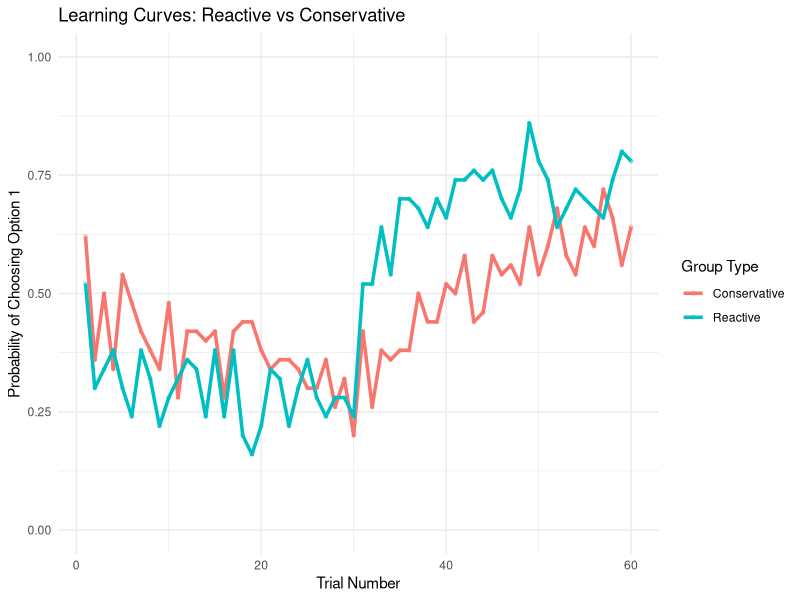

Here is the R script that generated this plot:
## ---- chunk 1
knitr::opts_chunk$set(echo = TRUE)
#Loading all relevant libraries
library(ggplot2)
library(dplyr)
#Loading the data from the csv 
data <- read.csv("LearningData.csv")
## ---- chunk 2
head(data) # A check that everything was loaded currectly

# Cluster all the data by groups(Conservative / Reactive) and trials (1-60), then calculate their mean - when we use 0/1 - the mean is also the probability to choose option 1
learning_curve_data <- data %>%
  group_by(AgentType, Trial) %>%
  summarise(prob_choice1 = mean(choicenum), .groups = 'drop')

# Visualize the probabilitiy to choose option 1 - by groups
ggplot(learning_curve_data, aes(x = Trial, y = prob_choice1, color = AgentType)) +
  geom_line(size = 1.2) +              
  geom_point(alpha = 0.4, size = 1) +  
  theme_minimal() +                    
  labs(title = "Learning Curves: Reactive vs Conservative",
       x = "Trial Number",
       y = "Probability of Choosing Option 1",
       color = "Group Type") +
  scale_y_continuous(limits = c(0, 1)) # Limit- 0<=y<=1


## ---- chunk 3
RL_model = function(data, par) {
  # Creating a vector of parameters (alpha and beta)
  beta  = par[1] 
  alpha = par[2] 
  choice = data$choicenum + 1
  reward = data$reward
  Q = c(0.5, 0.5) # Assuming that both options have the same probability
  Pchoice = rep(0.5, length(choice)) # Creating a vector at the length of the number of choices. We will update the 0.5 values during the for loop
  
  for (t in 1:length(choice)) {
    # Calculating the probabilities for every option using softmax
    exps <- exp(beta * Q)
    probabilities <- exps / sum(exps)
    
    t_choice <- choice[t] # Getting the choice of the subject (1 / 2)
    t_reward <- reward[t] # Getting the reward of the subject after he chose one option (0 /1)
    
    # Updating the probabilities in Pchoice
    Pchoice[t] <- probabilities[t_choice] 
    
    # Calculating the prediction error
    PE <- t_reward - Q[t_choice]
    
    #Updating Q value
    Q[t_choice] <- Q[t_choice] + alpha * PE
  
    }
  return(-sum(log(Pchoice + 1e-10)))
}
## ---- chunk 4
# Filtering the data - count only "Reactive group"
reactive_data <- subset(data, AgentType == "Reactive")

# Creating null model - means, probabilities will always be 0.5 for each step
n <- nrow(reactive_data) # Getting the number of steps
null_nll <- -sum(log(rep(0.5, n)))

# Calculate the BIC for the null model
k_null <- 0 # Number of free parameters in this model (obviously 0)
bic_null <- 2 * null_nll + k_null * log(n)


# Running the RL model using the function we built in sector 2
init_par <- c(1, 0.5) # beta = 1, alpha = 0.5 (this is a random guess)

# Running the optim function and getting the best result
res <- optim(par = init_par, fn = RL_model, data = reactive_data)
rl_nll <- res$value

# Calculating the BIC for RL model
k_rl <- 2 # Two free parameters, alpha and beta
bic_rl <- 2 * rl_nll + k_rl * log(n)


print(paste("Null Model BIC:", round(bic_null, 2)))
print(paste("RL Model BIC:  ", round(bic_rl, 2)))

# Checking who got the lowest score, means, who won
diff <- bic_null - bic_rl
print(paste("Difference (Null - RL):", round(diff, 2)))


## ---- chunk 5
# Creating a function that simulates an agent
simulate_agent <- function(N, alpha, beta){
  Q <- c(0.5, 0.5) # Initializing the probabilities
  
  sim_data <- data.frame(choicenum = numeric(N), reward = numeric(N)) 
  
  for(t in 1:N){
    # Calculating the probabilities
    exps <- exp(beta * Q)
    probabilities <- exps / sum(exps)
    
    # Choosing 1 or 2 (considering the probabilities)
    choice <- sample(1:2, 1, prob = probabilities) 
    
    # Getting the reward
    reward_probs <- c(0.75, 0.25)
    reward <- rbinom(1, 1, reward_probs[choice]) 
    
    #Updating the values
    PE <- reward - Q[choice]
    Q[choice] <- Q[choice] + alpha * PE
    
    sim_data$choicenum[t] <- choice - 1 # -1 so we will have 0/1s instead of 1/2s
    sim_data$reward[t] <- reward
  }
  return(sim_data)
}

# Running the simulation
true_alpha <- 0.3
true_beta <- 3
synthetic_data <- simulate_agent(N = 100, alpha = true_alpha, beta = true_beta) 


# Calculating BIC for null model
null_nll_sim <- -sum(log(rep(0.5, 100)))
bic_null_sim <- 2 * null_nll_sim + 0 * log(100)

# Running optim and then calculating BIC for RL model
res_sim <- optim(par = c(1, 0.5), fn = RL_model, data = synthetic_data)
rl_nll_sim <- res_sim$value
bic_rl_sim <- 2 * rl_nll_sim + 2 * log(100)

# Showing the results
print(paste("Simulated Null BIC:", round(bic_null_sim, 2)))
print(paste("Simulated RL BIC:  ", round(bic_rl_sim, 2)))

if (bic_rl_sim < bic_null_sim) {
  print("GREAT")
} else {
  print("****")
}
